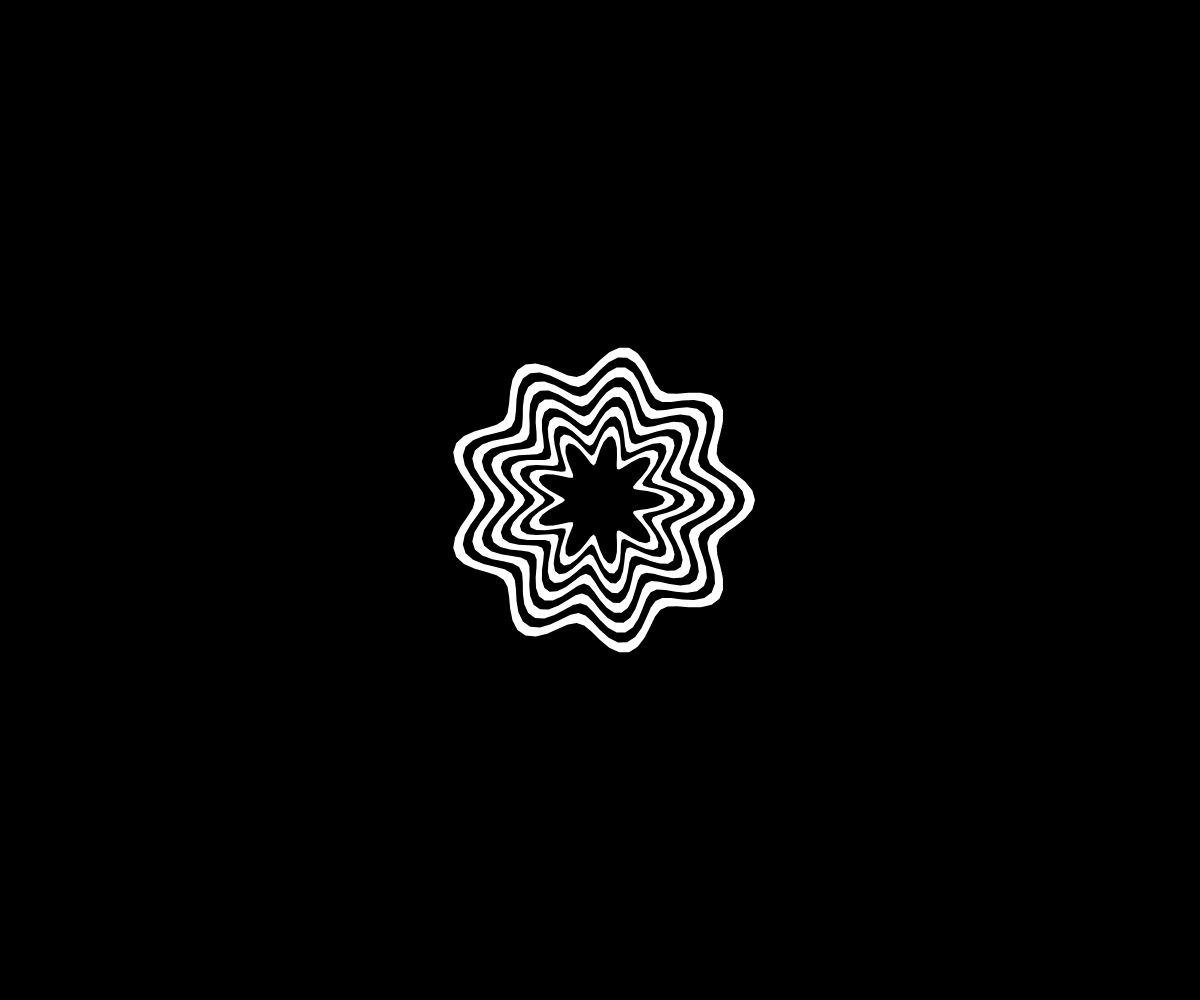
Frame 1 (no input)
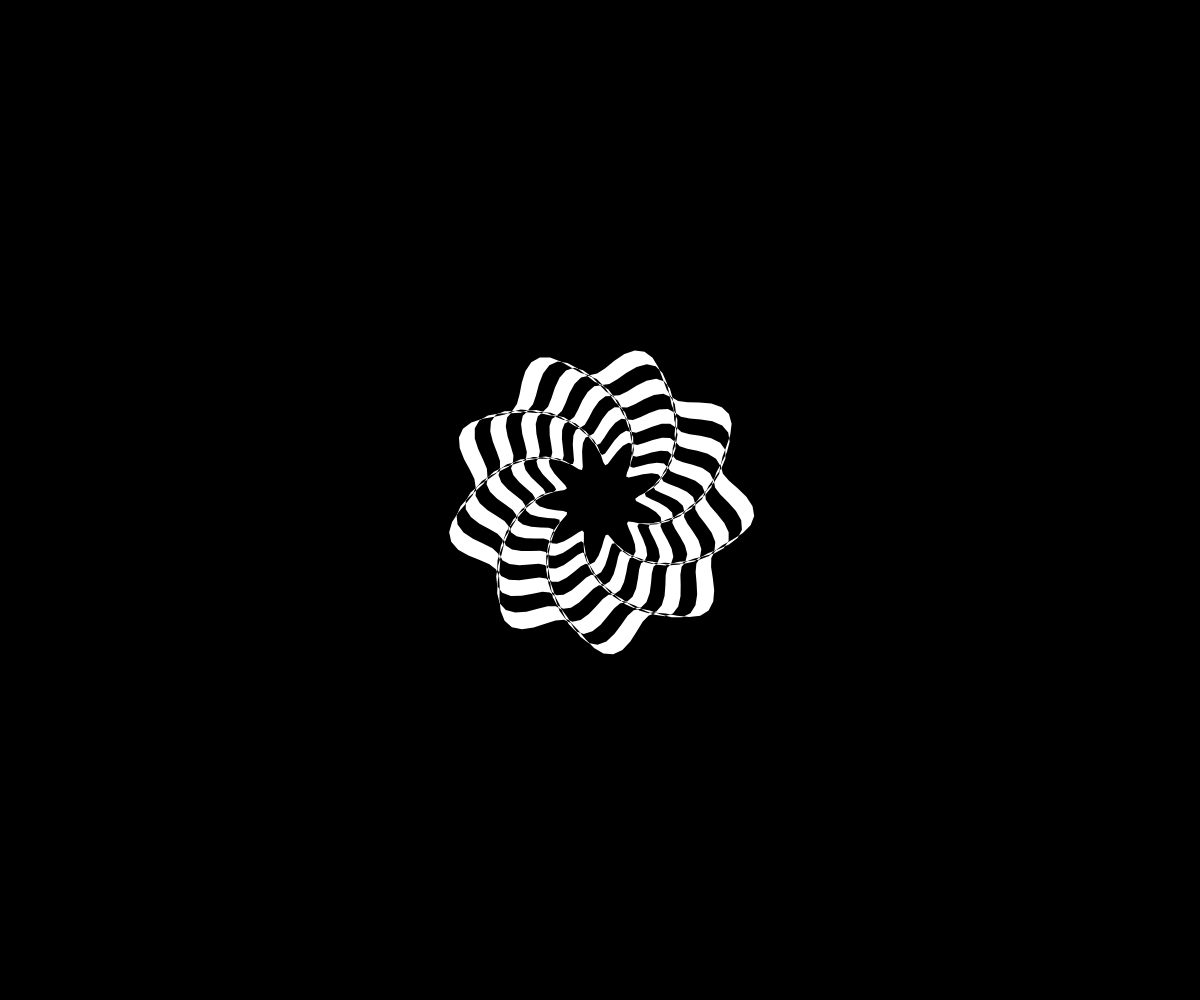
Frame 60 (no input)
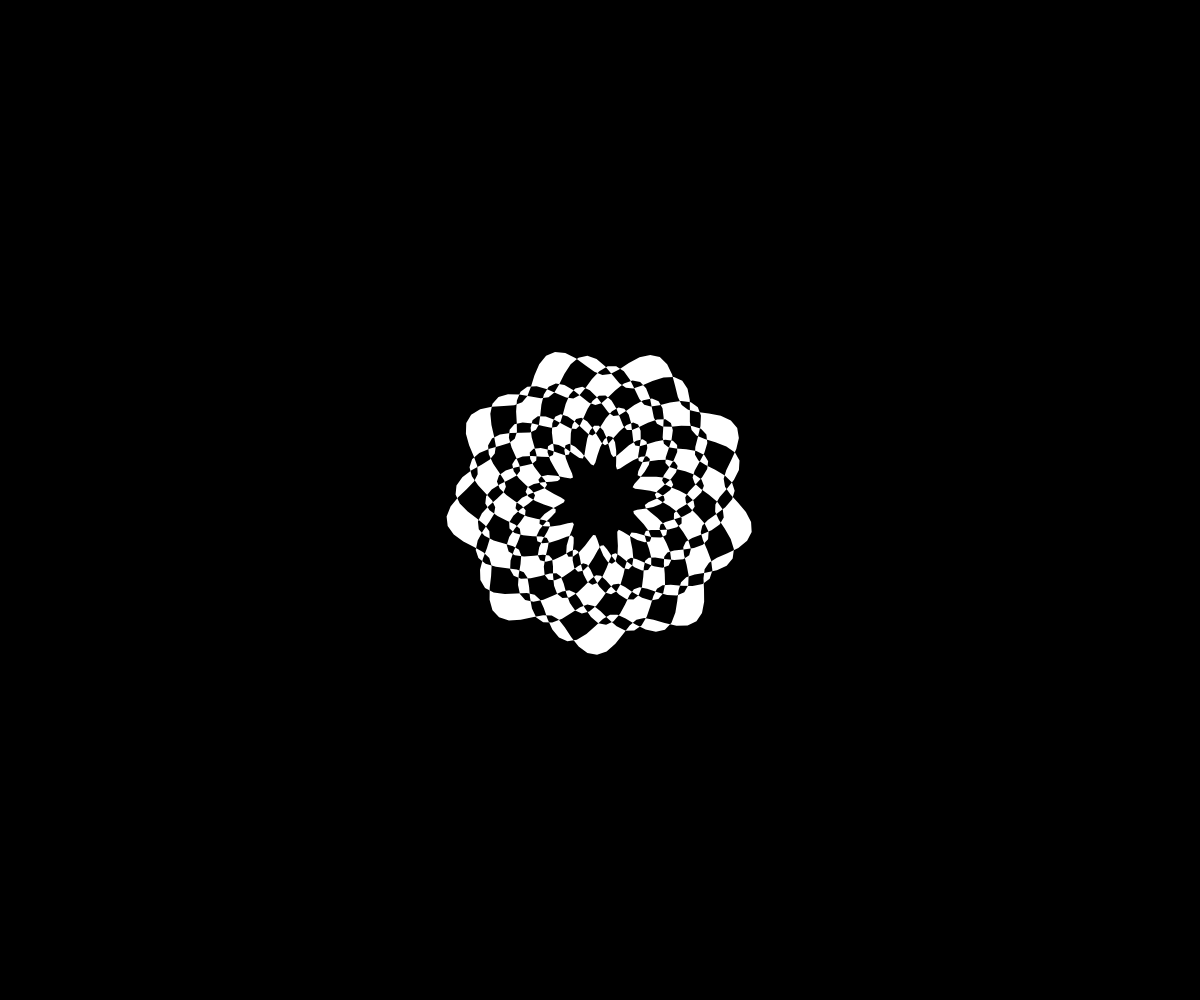
Frame 120 (the mouse pressed at the canvas centre since frame 60)

The p5.js sketch that drew these frames (run headless with seeded random() and noise() and a simulated clock; from frame 60 on, the mouse is pressed at the canvas centre):

// p5.js sketch
// ── sketch.js


let f;
let flowers = [];
let num = 10;
function setup() {
  createCanvas(windowWidth, windowHeight);
  angleMode(DEGREES); 
  
  for (let i=0; i<num; i++){
    flowers[i] = new Flower(100,140-i*10,15,9,(1+i)*0.1);
  }
}

function draw() {
  background(0);  
  translate(width/2, height/2);
  
  for (let i=0; i<num; i++){
    flowers[i].display();
  }
}

// ── flower.js




class Flower{
    constructor(pts, r, f_amp, period, speed){
        this.x = [];
        this.y = [];
        this.pts = pts;
        this.r = r;
        this.f_radius;
        this.f_amp = f_amp;
        this.period = period;  
        this.rot = 0; 
        this.speed = speed;
    }

    display(){
        push();
    blendMode(DIFFERENCE)
  noStroke();
  fill(255);
  beginShape();
  for (let i = 0; i < this.pts; i++) {
    let angle = i/this.pts * 360;
    this.f_radius = this.f_amp*cos(angle*this.period);
    this.x[i] = (this.r+this.f_radius)*cos(angle+this.rot);
    this.y[i] = (this.r+this.f_radius)*sin(angle+this.rot);
    
    vertex(this.x[i],this.y[i]); 
  }
  this.rot += this.speed;
  endShape(CLOSE); 
  pop();
    }
}
